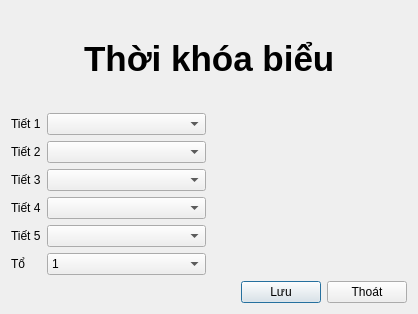
<?xml version="1.0" encoding="UTF-8"?>
<ui version="4.0">
 <class>ThoiKhoaBieu</class>
 <widget class="QDialog" name="ThoiKhoaBieu">
  <property name="geometry">
   <rect>
    <x>0</x>
    <y>0</y>
    <width>418</width>
    <height>314</height>
   </rect>
  </property>
  <property name="windowTitle">
   <string>Thời khóa biểu</string>
  </property>
  <property name="windowIcon">
   <iconset>
    <normaloff>../../icon/Timetable.ico</normaloff>../../icon/Timetable.ico</iconset>
  </property>
  <property name="sizeGripEnabled">
   <bool>false</bool>
  </property>
  <property name="modal">
   <bool>false</bool>
  </property>
  <layout class="QVBoxLayout" name="verticalLayout">
   <item>
    <layout class="QHBoxLayout" name="horizontalLayout_2">
     <item>
      <spacer name="horizontalSpacer">
       <property name="orientation">
        <enum>Qt::Horizontal</enum>
       </property>
       <property name="sizeHint" stdset="0">
        <size>
         <width>40</width>
         <height>20</height>
        </size>
       </property>
      </spacer>
     </item>
     <item>
      <widget class="QLabel" name="label_4">
       <property name="font">
        <font>
         <pointsize>26</pointsize>
         <weight>75</weight>
         <bold>true</bold>
        </font>
       </property>
       <property name="text">
        <string>Thời khóa biểu</string>
       </property>
      </widget>
     </item>
     <item>
      <spacer name="horizontalSpacer_2">
       <property name="orientation">
        <enum>Qt::Horizontal</enum>
       </property>
       <property name="sizeHint" stdset="0">
        <size>
         <width>40</width>
         <height>20</height>
        </size>
       </property>
      </spacer>
     </item>
    </layout>
   </item>
   <item>
    <layout class="QHBoxLayout" name="horizontalLayout_4">
     <item>
      <layout class="QFormLayout" name="lopSapXepTietHoc">
       <item row="0" column="0">
        <widget class="QLabel" name="label">
         <property name="text">
          <string>Tiết 1</string>
         </property>
        </widget>
       </item>
       <item row="0" column="1">
        <widget class="QComboBox" name="m_tiet1">
         <item>
          <property name="text">
           <string/>
          </property>
         </item>
         <item>
          <property name="text">
           <string>Anh</string>
          </property>
         </item>
         <item>
          <property name="text">
           <string>TD</string>
          </property>
         </item>
         <item>
          <property name="text">
           <string>Tin</string>
          </property>
         </item>
         <item>
          <property name="text">
           <string>Toán</string>
          </property>
         </item>
         <item>
          <property name="text">
           <string>Lí</string>
          </property>
         </item>
         <item>
          <property name="text">
           <string>Địa</string>
          </property>
         </item>
         <item>
          <property name="text">
           <string>Sử</string>
          </property>
         </item>
         <item>
          <property name="text">
           <string>Sinh</string>
          </property>
         </item>
         <item>
          <property name="text">
           <string>Hóa</string>
          </property>
         </item>
         <item>
          <property name="text">
           <string>Quốc phòng</string>
          </property>
         </item>
         <item>
          <property name="text">
           <string>GDCD</string>
          </property>
         </item>
         <item>
          <property name="text">
           <string>Văn</string>
          </property>
         </item>
         <item>
          <property name="text">
           <string>Nhật</string>
          </property>
         </item>
         <item>
          <property name="text">
           <string>Công nghệ</string>
          </property>
         </item>
        </widget>
       </item>
       <item row="1" column="0">
        <widget class="QLabel" name="label_2">
         <property name="text">
          <string>Tiết 2</string>
         </property>
        </widget>
       </item>
       <item row="1" column="1">
        <widget class="QComboBox" name="m_tiet2">
         <item>
          <property name="text">
           <string/>
          </property>
         </item>
         <item>
          <property name="text">
           <string>Anh</string>
          </property>
         </item>
         <item>
          <property name="text">
           <string>TD</string>
          </property>
         </item>
         <item>
          <property name="text">
           <string>Tin</string>
          </property>
         </item>
         <item>
          <property name="text">
           <string>Toán</string>
          </property>
         </item>
         <item>
          <property name="text">
           <string>Lí</string>
          </property>
         </item>
         <item>
          <property name="text">
           <string>Địa</string>
          </property>
         </item>
         <item>
          <property name="text">
           <string>Sử</string>
          </property>
         </item>
         <item>
          <property name="text">
           <string>Sinh</string>
          </property>
         </item>
         <item>
          <property name="text">
           <string>Hóa</string>
          </property>
         </item>
         <item>
          <property name="text">
           <string>Quốc phòng</string>
          </property>
         </item>
         <item>
          <property name="text">
           <string>GDCD</string>
          </property>
         </item>
         <item>
          <property name="text">
           <string>Văn</string>
          </property>
         </item>
         <item>
          <property name="text">
           <string>Nhật</string>
          </property>
         </item>
         <item>
          <property name="text">
           <string>Công nghệ</string>
          </property>
         </item>
        </widget>
       </item>
       <item row="2" column="0">
        <widget class="QLabel" name="label_3">
         <property name="text">
          <string>Tiết 3</string>
         </property>
        </widget>
       </item>
       <item row="2" column="1">
        <widget class="QComboBox" name="m_tiet3">
         <item>
          <property name="text">
           <string/>
          </property>
         </item>
         <item>
          <property name="text">
           <string>Anh</string>
          </property>
         </item>
         <item>
          <property name="text">
           <string>TD</string>
          </property>
         </item>
         <item>
          <property name="text">
           <string>Tin</string>
          </property>
         </item>
         <item>
          <property name="text">
           <string>Toán</string>
          </property>
         </item>
         <item>
          <property name="text">
           <string>Lí</string>
          </property>
         </item>
         <item>
          <property name="text">
           <string>Địa</string>
          </property>
         </item>
         <item>
          <property name="text">
           <string>Sử</string>
          </property>
         </item>
         <item>
          <property name="text">
           <string>Sinh</string>
          </property>
         </item>
         <item>
          <property name="text">
           <string>Hóa</string>
          </property>
         </item>
         <item>
          <property name="text">
           <string>Quốc phòng</string>
          </property>
         </item>
         <item>
          <property name="text">
           <string>GDCD</string>
          </property>
         </item>
         <item>
          <property name="text">
           <string>Văn</string>
          </property>
         </item>
         <item>
          <property name="text">
           <string>Nhật</string>
          </property>
         </item>
         <item>
          <property name="text">
           <string>Công nghệ</string>
          </property>
         </item>
        </widget>
       </item>
       <item row="3" column="0">
        <widget class="QLabel" name="label_6">
         <property name="text">
          <string>Tiết 4</string>
         </property>
        </widget>
       </item>
       <item row="3" column="1">
        <widget class="QComboBox" name="m_tiet4">
         <item>
          <property name="text">
           <string/>
          </property>
         </item>
         <item>
          <property name="text">
           <string>Nhật</string>
          </property>
         </item>
         <item>
          <property name="text">
           <string>Công nghệ</string>
          </property>
         </item>
         <item>
          <property name="text">
           <string>Anh</string>
          </property>
         </item>
         <item>
          <property name="text">
           <string>Toán</string>
          </property>
         </item>
         <item>
          <property name="text">
           <string>Lí</string>
          </property>
         </item>
         <item>
          <property name="text">
           <string>Hóa</string>
          </property>
         </item>
         <item>
          <property name="text">
           <string>Văn</string>
          </property>
         </item>
         <item>
          <property name="text">
           <string>GDCD</string>
          </property>
         </item>
         <item>
          <property name="text">
           <string>Quốc phòng</string>
          </property>
         </item>
         <item>
          <property name="text">
           <string>TD</string>
          </property>
         </item>
         <item>
          <property name="text">
           <string>Địa</string>
          </property>
         </item>
         <item>
          <property name="text">
           <string>Tin</string>
          </property>
         </item>
         <item>
          <property name="text">
           <string>Sử</string>
          </property>
         </item>
         <item>
          <property name="text">
           <string>Sinh</string>
          </property>
         </item>
        </widget>
       </item>
       <item row="4" column="1">
        <widget class="QComboBox" name="m_tiet5">
         <item>
          <property name="text">
           <string/>
          </property>
         </item>
         <item>
          <property name="text">
           <string>Anh</string>
          </property>
         </item>
         <item>
          <property name="text">
           <string>Tin</string>
          </property>
         </item>
         <item>
          <property name="text">
           <string>Toán</string>
          </property>
         </item>
         <item>
          <property name="text">
           <string>Lí</string>
          </property>
         </item>
         <item>
          <property name="text">
           <string>Hóa</string>
          </property>
         </item>
         <item>
          <property name="text">
           <string>Sinh</string>
          </property>
         </item>
         <item>
          <property name="text">
           <string>Văn</string>
          </property>
         </item>
         <item>
          <property name="text">
           <string>Sinh</string>
          </property>
         </item>
         <item>
          <property name="text">
           <string>Sử</string>
          </property>
         </item>
         <item>
          <property name="text">
           <string>Quốc phòng</string>
          </property>
         </item>
         <item>
          <property name="text">
           <string>GDCD</string>
          </property>
         </item>
         <item>
          <property name="text">
           <string>TD</string>
          </property>
         </item>
         <item>
          <property name="text">
           <string>Nhật</string>
          </property>
         </item>
         <item>
          <property name="text">
           <string>Công nghệ</string>
          </property>
         </item>
        </widget>
       </item>
       <item row="5" column="0">
        <widget class="QLabel" name="label_8">
         <property name="text">
          <string>Tổ</string>
         </property>
        </widget>
       </item>
       <item row="5" column="1">
        <widget class="QComboBox" name="m_to">
         <item>
          <property name="text">
           <string>1</string>
          </property>
         </item>
         <item>
          <property name="text">
           <string>2</string>
          </property>
         </item>
         <item>
          <property name="text">
           <string>3</string>
          </property>
         </item>
         <item>
          <property name="text">
           <string>4</string>
          </property>
         </item>
        </widget>
       </item>
       <item row="4" column="0">
        <widget class="QLabel" name="label_7">
         <property name="text">
          <string>Tiết 5</string>
         </property>
        </widget>
       </item>
      </layout>
     </item>
     <item>
      <widget class="QLabel" name="m_nhanHinh">
       <property name="text">
        <string/>
       </property>
       <property name="pixmap">
        <pixmap>../../icon/Timetable.ico</pixmap>
       </property>
      </widget>
     </item>
    </layout>
   </item>
   <item>
    <layout class="QHBoxLayout" name="horizontalLayout">
     <item>
      <spacer name="horizontalSpacer_3">
       <property name="orientation">
        <enum>Qt::Horizontal</enum>
       </property>
       <property name="sizeHint" stdset="0">
        <size>
         <width>40</width>
         <height>20</height>
        </size>
       </property>
      </spacer>
     </item>
     <item>
      <widget class="QPushButton" name="m_luu">
       <property name="text">
        <string>Lưu</string>
       </property>
       <property name="icon">
        <iconset>
         <normaloff>../../icon/Save.ico</normaloff>../../icon/Save.ico</iconset>
       </property>
      </widget>
     </item>
     <item>
      <widget class="QPushButton" name="m_thoat">
       <property name="text">
        <string>Thoát</string>
       </property>
       <property name="icon">
        <iconset>
         <normaloff>../../icon/Quit_v1.ico</normaloff>../../icon/Quit_v1.ico</iconset>
       </property>
      </widget>
     </item>
    </layout>
   </item>
  </layout>
 </widget>
 <resources/>
 <connections/>
</ui>
